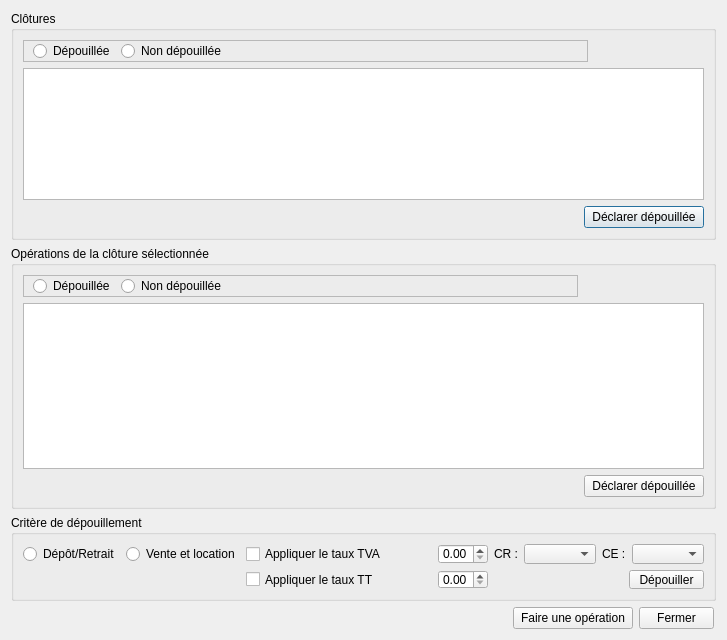
<?xml version="1.0" encoding="UTF-8"?>
<ui version="4.0">
 <class>BDEditerClotures</class>
 <widget class="QDialog" name="BDEditerClotures">
  <property name="geometry">
   <rect>
    <x>0</x>
    <y>0</y>
    <width>727</width>
    <height>640</height>
   </rect>
  </property>
  <property name="windowTitle">
   <string>Dialog</string>
  </property>
  <layout class="QGridLayout" name="gridLayout_4">
   <item row="0" column="0">
    <widget class="QGroupBox" name="groupBox">
     <property name="maximumSize">
      <size>
       <width>16777215</width>
       <height>255</height>
      </size>
     </property>
     <property name="title">
      <string>Clôtures</string>
     </property>
     <layout class="QGridLayout" name="gridLayout">
      <item row="0" column="0">
       <widget class="QFrame" name="frame">
        <property name="maximumSize">
         <size>
          <width>565</width>
          <height>16777215</height>
         </size>
        </property>
        <property name="frameShape">
         <enum>QFrame::StyledPanel</enum>
        </property>
        <property name="frameShadow">
         <enum>QFrame::Raised</enum>
        </property>
        <layout class="QFormLayout" name="formLayout_5">
         <property name="topMargin">
          <number>0</number>
         </property>
         <property name="bottomMargin">
          <number>0</number>
         </property>
         <item row="0" column="0">
          <widget class="QRadioButton" name="rb_depouillee">
           <property name="text">
            <string>Dépouillée</string>
           </property>
          </widget>
         </item>
         <item row="0" column="1">
          <widget class="QRadioButton" name="rb_nonDepouillee">
           <property name="text">
            <string>Non dépouillée</string>
           </property>
          </widget>
         </item>
        </layout>
       </widget>
      </item>
      <item row="1" column="0">
       <widget class="QTableView" name="tableViewClotures">
        <property name="selectionMode">
         <enum>QAbstractItemView::SingleSelection</enum>
        </property>
        <property name="selectionBehavior">
         <enum>QAbstractItemView::SelectRows</enum>
        </property>
        <attribute name="horizontalHeaderDefaultSectionSize">
         <number>120</number>
        </attribute>
        <attribute name="verticalHeaderDefaultSectionSize">
         <number>25</number>
        </attribute>
        <attribute name="verticalHeaderDefaultSectionSize">
         <number>25</number>
        </attribute>
        <attribute name="horizontalHeaderDefaultSectionSize">
         <number>120</number>
        </attribute>
       </widget>
      </item>
      <item row="2" column="0">
       <widget class="QPushButton" name="btn_depouilleEntier">
        <property name="maximumSize">
         <size>
          <width>120</width>
          <height>16777215</height>
         </size>
        </property>
        <property name="layoutDirection">
         <enum>Qt::RightToLeft</enum>
        </property>
        <property name="text">
         <string>Déclarer dépouillée</string>
        </property>
       </widget>
      </item>
     </layout>
    </widget>
   </item>
   <item row="1" column="0">
    <widget class="QGroupBox" name="groupBoxDetails">
     <property name="title">
      <string>Opérations de la clôture sélectionnée</string>
     </property>
     <layout class="QGridLayout" name="gridLayout_2">
      <item row="0" column="0">
       <widget class="QFrame" name="frame_2">
        <property name="maximumSize">
         <size>
          <width>16777215</width>
          <height>16777215</height>
         </size>
        </property>
        <property name="frameShape">
         <enum>QFrame::StyledPanel</enum>
        </property>
        <property name="frameShadow">
         <enum>QFrame::Raised</enum>
        </property>
        <layout class="QFormLayout" name="formLayout_2">
         <property name="topMargin">
          <number>0</number>
         </property>
         <property name="bottomMargin">
          <number>0</number>
         </property>
         <item row="0" column="0">
          <widget class="QRadioButton" name="rb_depouilleDetails">
           <property name="text">
            <string>Dépouillée</string>
           </property>
          </widget>
         </item>
         <item row="0" column="1">
          <widget class="QRadioButton" name="rb_nonDepouilleeDetails">
           <property name="text">
            <string>Non dépouillée</string>
           </property>
          </widget>
         </item>
        </layout>
       </widget>
      </item>
      <item row="1" column="0" colspan="2">
       <widget class="QTableView" name="tableViewDetailsCloture">
        <property name="selectionMode">
         <enum>QAbstractItemView::SingleSelection</enum>
        </property>
        <property name="selectionBehavior">
         <enum>QAbstractItemView::SelectRows</enum>
        </property>
        <attribute name="horizontalHeaderDefaultSectionSize">
         <number>150</number>
        </attribute>
        <attribute name="horizontalHeaderMinimumSectionSize">
         <number>150</number>
        </attribute>
        <attribute name="verticalHeaderDefaultSectionSize">
         <number>25</number>
        </attribute>
        <attribute name="verticalHeaderDefaultSectionSize">
         <number>25</number>
        </attribute>
        <attribute name="horizontalHeaderMinimumSectionSize">
         <number>150</number>
        </attribute>
        <attribute name="horizontalHeaderDefaultSectionSize">
         <number>150</number>
        </attribute>
       </widget>
      </item>
      <item row="2" column="1">
       <widget class="QPushButton" name="btn_operation_depouillee">
        <property name="maximumSize">
         <size>
          <width>120</width>
          <height>16777215</height>
         </size>
        </property>
        <property name="layoutDirection">
         <enum>Qt::RightToLeft</enum>
        </property>
        <property name="text">
         <string>Déclarer dépouillée</string>
        </property>
       </widget>
      </item>
     </layout>
    </widget>
   </item>
   <item row="2" column="0">
    <widget class="QGroupBox" name="groupBoxCritere">
     <property name="maximumSize">
      <size>
       <width>16777215</width>
       <height>86</height>
      </size>
     </property>
     <property name="title">
      <string>Critère de dépouillement</string>
     </property>
     <layout class="QGridLayout" name="gridLayout_5">
      <item row="0" column="0">
       <layout class="QFormLayout" name="formLayout_6">
        <item row="0" column="0">
         <widget class="QRadioButton" name="rb_depotSurCompteClient">
          <property name="text">
           <string>Dépôt/Retrait</string>
          </property>
         </widget>
        </item>
        <item row="0" column="1">
         <widget class="QRadioButton" name="rb_vente">
          <property name="text">
           <string>Vente et location</string>
          </property>
         </widget>
        </item>
       </layout>
      </item>
      <item row="0" column="1" rowspan="2">
       <layout class="QVBoxLayout" name="verticalLayout_2">
        <item>
         <widget class="QCheckBox" name="checkBoxAppliquerTVA">
          <property name="text">
           <string>Appliquer le taux TVA</string>
          </property>
         </widget>
        </item>
        <item>
         <widget class="QCheckBox" name="checkBoxAppliquerTT">
          <property name="text">
           <string>Appliquer le taux TT</string>
          </property>
         </widget>
        </item>
       </layout>
      </item>
      <item row="0" column="2" rowspan="2">
       <layout class="QVBoxLayout" name="verticalLayout">
        <item>
         <widget class="QDoubleSpinBox" name="doubleSpinBox">
          <property name="maximumSize">
           <size>
            <width>50</width>
            <height>16777215</height>
           </size>
          </property>
         </widget>
        </item>
        <item>
         <widget class="QDoubleSpinBox" name="doubleSpinBoxTT">
          <property name="maximumSize">
           <size>
            <width>50</width>
            <height>16777215</height>
           </size>
          </property>
         </widget>
        </item>
       </layout>
      </item>
      <item row="0" column="3">
       <layout class="QHBoxLayout" name="horizontalLayout_2">
        <item>
         <widget class="QLabel" name="label_2">
          <property name="text">
           <string>CR :</string>
          </property>
         </widget>
        </item>
        <item>
         <widget class="QComboBox" name="comboBoxRessource">
          <property name="sizeAdjustPolicy">
           <enum>QComboBox::AdjustToContentsOnFirstShow</enum>
          </property>
         </widget>
        </item>
        <item>
         <widget class="QLabel" name="label_3">
          <property name="text">
           <string>CE :</string>
          </property>
         </widget>
        </item>
        <item>
         <widget class="QComboBox" name="comboBoxEmploi">
          <property name="sizeAdjustPolicy">
           <enum>QComboBox::AdjustToContentsOnFirstShow</enum>
          </property>
         </widget>
        </item>
       </layout>
      </item>
      <item row="1" column="3">
       <widget class="QPushButton" name="btn_depouiller">
        <property name="maximumSize">
         <size>
          <width>75</width>
          <height>23</height>
         </size>
        </property>
        <property name="layoutDirection">
         <enum>Qt::RightToLeft</enum>
        </property>
        <property name="text">
         <string>Dépouiller</string>
        </property>
       </widget>
      </item>
     </layout>
    </widget>
   </item>
   <item row="3" column="0">
    <layout class="QFormLayout" name="formLayout">
     <property name="formAlignment">
      <set>Qt::AlignRight|Qt::AlignTop|Qt::AlignTrailing</set>
     </property>
     <property name="rightMargin">
      <number>8</number>
     </property>
     <item row="0" column="0">
      <widget class="QPushButton" name="btn_faireUneOperation">
       <property name="minimumSize">
        <size>
         <width>120</width>
         <height>0</height>
        </size>
       </property>
       <property name="maximumSize">
        <size>
         <width>120</width>
         <height>23</height>
        </size>
       </property>
       <property name="layoutDirection">
        <enum>Qt::RightToLeft</enum>
       </property>
       <property name="text">
        <string>Faire une opération</string>
       </property>
      </widget>
     </item>
     <item row="0" column="1">
      <widget class="QPushButton" name="btn_fermer">
       <property name="maximumSize">
        <size>
         <width>75</width>
         <height>23</height>
        </size>
       </property>
       <property name="layoutDirection">
        <enum>Qt::RightToLeft</enum>
       </property>
       <property name="text">
        <string>Fermer</string>
       </property>
      </widget>
     </item>
    </layout>
   </item>
  </layout>
 </widget>
 <resources/>
 <connections/>
</ui>
